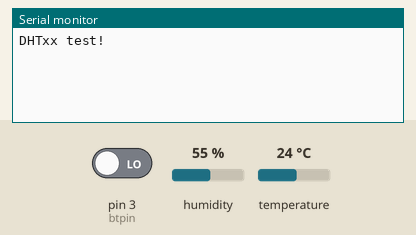
This sketch was run on a simulated Arduino Uno, built with avr-gcc and run on an emulated ATmega328P. On the bench: the last lines printed to the serial monitor. The inputs (shaded band) are chosen by the test bench; at power-on: pin 3 (btpin) LOW, humidity 55 %, temperature 24 °C.

Above: at 1.2 s.
1.3 s: pin 3 (btpin) driven HIGH
At 2.2 s:
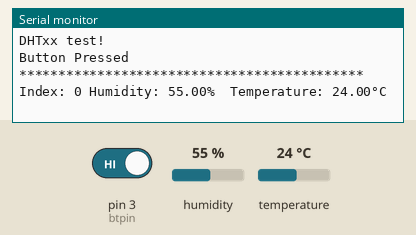
2.8 s: humidity set to 22 %
At 4.1 s:
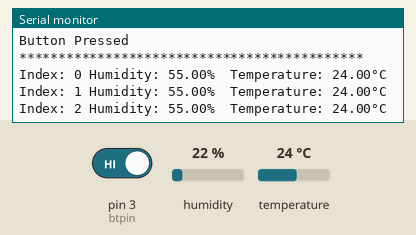
4.3 s: temperature set to 12 °C
At 5.3 s:
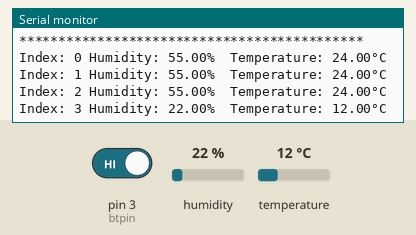
5.8 s: humidity set to 40 %
At 11.81 s:
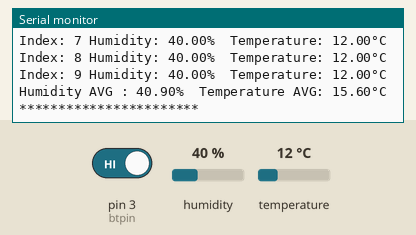
Timing chart, 0 to 12.8 s (numbered marks = the images above; inputs shaded):
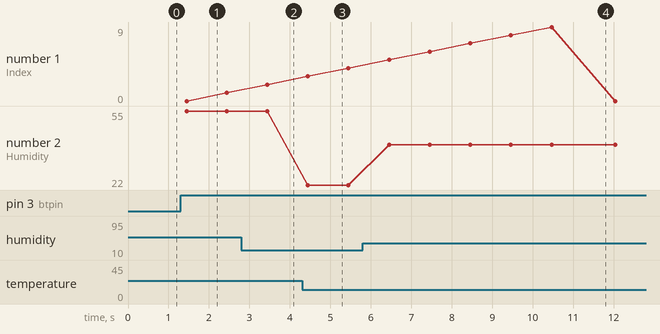

The sketch:

tastk7.ard.ino
```cpp
// Example testing sketch for various DHT humidity/temperature sensors
// Written by ladyada, public domain

// REQUIRES the following Arduino libraries:
// - DHT Sensor Library: https://github.com/adafruit/DHT-sensor-library
// - Adafruit Unified Sensor Lib: https://github.com/adafruit/Adafruit_Sensor

#include "DHT.h"

#define DHTPIN 2     // Digital pin connected to the DHT sensor
// Feather HUZZAH ESP8266 note: use pins 3, 4, 5, 12, 13 or 14 --
// Pin 15 can work but DHT must be disconnected during program upload.
int btpin = 3;
int on = HIGH;
int off = LOW;
int isRun = 0;
int btnState;
// Uncomment whatever type you're using!
//#define DHTTYPE DHT11   // DHT 11
#define DHTTYPE DHT22   // DHT 22  (AM2302), AM2321
//#define DHTTYPE DHT21   // DHT 21 (AM2301)

// Connect pin 1 (on the left) of the sensor to +5V
// NOTE: If using a board with 3.3V logic like an Arduino Due connect pin 1
// to 3.3V instead of 5V!
// Connect pin 2 of the sensor to whatever your DHTPIN is
// Connect pin 4 (on the right) of the sensor to GROUND
// Connect a 10K resistor from pin 2 (data) to pin 1 (power) of the sensor

// Initialize DHT sensor.
// Note that older versions of this library took an optional third parameter to
// tweak the timings for faster processors.  This parameter is no longer needed
// as the current DHT reading algorithm adjusts itself to work on faster procs.
DHT dht(DHTPIN, DHTTYPE);

void setup() {

  Serial.begin(9600);
  Serial.println(F("DHTxx test!"));
  pinMode(btpin,INPUT);
  dht.begin();
}

void loop() {
  // Wait a few seconds between measurements.
    while(isClick()){

  // Reading temperature or humidity takes about 250 milliseconds!
  // Sensor readings may also be up to 2 seconds 'old' (its a very slow sensor)
  float h = dht.readHumidity();
  // Read temperature as Celsius (the default)
  float t = dht.readTemperature();
  // Read temperature as Fahrenheit (isFahrenheit = true)
  float f = dht.readTemperature(true);

//  // Check if any reads failed and exit early (to try again).
//  if (isnan(h) || isnan(t) || isnan(f)) {
//    Serial.println(F("Failed to read from DHT sensor!"));
//    return;
//  }
//
//  // Compute heat index in Fahrenheit (the default)
//  float hif = dht.computeHeatIndex(f, h);
//  // Compute heat index in Celsius (isFahreheit = false)
//  float hic = dht.computeHeatIndex(t, h, false);
//
//
//  Serial.print(F("Humidity: "));
//  Serial.print(h);
//  Serial.print(F("%  Temperature: "));
//  Serial.print(t);
//  Serial.println(F("°C "));
    }
}
bool isClick(){
 for(int i = 0 ;i < 1000; i++){
   btnState = digitalRead(btpin);
   float h2=0;
   float c2=0;
   float hA [10];
   float cA [10];
    float h = dht.readHumidity();
  // Read temperature as Celsius (the default)
  float t = dht.readTemperature();
  // Read temperature as Fahrenheit (isFahrenheit = true)
   if (btnState == HIGH){

    Serial.println("Button Pressed");
     Serial.println("********************************************");
    for(int a = 0 ; a < 10 ; a++){
      float h = dht.readHumidity();
      float t = dht.readTemperature();
      hA[a]=h;
      cA[a]=t;


     h2 += h;
  // Read temperature as Celsius (the default)
      c2 += t;
      Serial.print("Index: ");
       Serial.print(a);
         Serial.print(F(" Humidity: "));
         Serial.print(h);
         Serial.print(F("%  Temperature: "));
         Serial.print(t);
         Serial.println(F("°C "));
          delay(1000);
     }
     float hAvg =0;
     float cAvh =0;
     for(int i = 0 ; i < 10 ; i++){
        hAvg += (hA[i]/10);
        cAvh += (cA[i]/10);
      }

     Serial.print(F("Humidity AVG : "));
         Serial.print(hAvg);
         Serial.print(F("%  Temperature AVG: "));
         Serial.print(cAvh);
         Serial.println(F("°C "));
         Serial.println("***********************");
          delay(500);
     }
     }
  delay(100);

  return true;
  }
```

Measured:
- after the input at 1.3 s, the serial monitor: prints a new line after 0.08 s (image 1)
- after the input at 4.3 s, the serial monitor: prints a new line after 0.14 s (image 3)
- after the input at 5.8 s, the serial monitor: prints a new line after 0.65 s (image 4)
- plotted number 2: 22 → 40 after the input at 5.8 s
